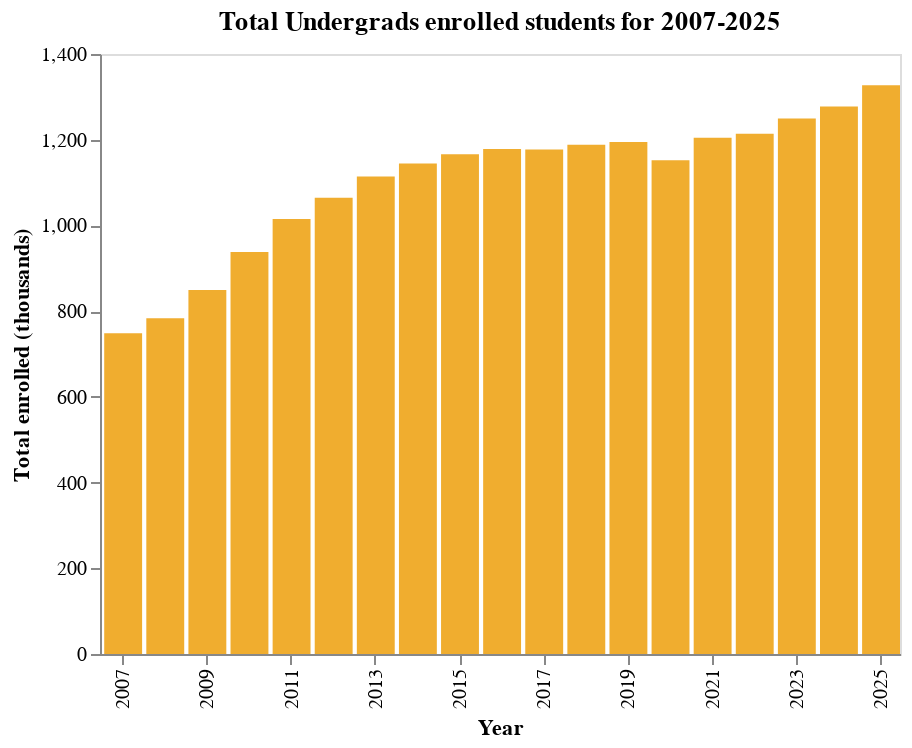

The cell this chart's notebook holds for it:
### Markdown cell above
# **First Chart: Evolution total students of undergrads, and grad students 2007-2025**

This line chart shows the total number of enrolled students for undergrads, grads and diploma students
in Chile for the period 2007-2025

### Code cell
# For the following chart I used ChatGPT to assist me in debugging and assisting
# me in how to develop some features of the cart

var_1 = "total matrícula"

# Getting the data
cols_1 = ["año"]
df_1 = raw[raw["nivel global"] == "Pregrado"]
df_1 = df_1.groupby(cols_1)[var_1].sum().reset_index() 

df_1.rename(columns = {"nivel global" : "Degree Type"}, inplace=True)
values = list(range(min(df_1["año"]), max(df_1["año"]) +1 , 2))

# Chart number of enrolled during type
chart_1 = alt.Chart(df_1).mark_bar(color = "#f0ad2f").encode(
    x=alt.X("año:O", axis= alt.Axis(title="Year", values=values), scale=alt.Scale(2007,2025)),
    y=alt.Y(f"{var_1}:Q",
            axis= alt.Axis(title="Total enrolled (thousands)"))).properties(
    title = "Total Undergrads enrolled students for 2007-2025",
    height = 300,
    width = 400).configure_axis(
        grid = False
    )

chart_1

### Figure 1 — Vega-Lite specification as saved in the notebook (floating-point values rounded to 4 significant figures)
{"config": {"view": {"continuousWidth": 300, "continuousHeight": 300}, "axis": {"grid": false}}, "data": {"name": "data-ede1d08cdd998231b10b4e1af5ac6eac"}, "mark": {"type": "bar", "color": "#f0ad2f"}, "encoding": {"x": {"axis": {"title": "Year", "values": [2007, 2009, 2011, 2013, 2015, 2017, 2019, 2021, 2023, 2025]}, "field": "año", "scale": {"align": 2007, "base": 2025}, "type": "ordinal"}, "y": {"axis": {"title": "Total enrolled (thousands)"}, "field": "total matrícula", "type": "quantitative"}}, "height": 300, "title": "Total Undergrads enrolled students for 2007-2025", "width": 400, "$schema": "https://vega.github.io/schema/vega-lite/v5.20.1.json", "datasets": {"data-ede1d08cdd998231b10b4e1af5ac6eac": [{"año": 2007, "total matrícula": 748.3}, {"año": 2008, "total matrícula": 783.3}, {"año": 2009, "total matrícula": 849.3}, {"año": 2010, "total matrícula": 938.3}, {"año": 2011, "total matrícula": 1015.0}, {"año": 2012, "total matrícula": 1065.0}, {"año": 2013, "total matrícula": 1114.0}, {"año": 2014, "total matrícula": 1144.0}, {"año": 2015, "total matrícula": 1166.0}, {"año": 2016, "total matrícula": 1178.0}, {"año": 2017, "total matrícula": 1177.0}, {"año": 2018, "total matrícula": 1188.0}, {"año": 2019, "total matrícula": 1194.0}, {"año": 2020, "total matrícula": 1152.0}, {"año": 2021, "total matrícula": 1204.0}, {"año": 2022, "total matrícula": 1214.0}, {"año": 2023, "total matrícula": 1249.0}, {"año": 2024, "total matrícula": 1278.0}, {"año": 2025, "total matrícula": 1327.0}]}}
